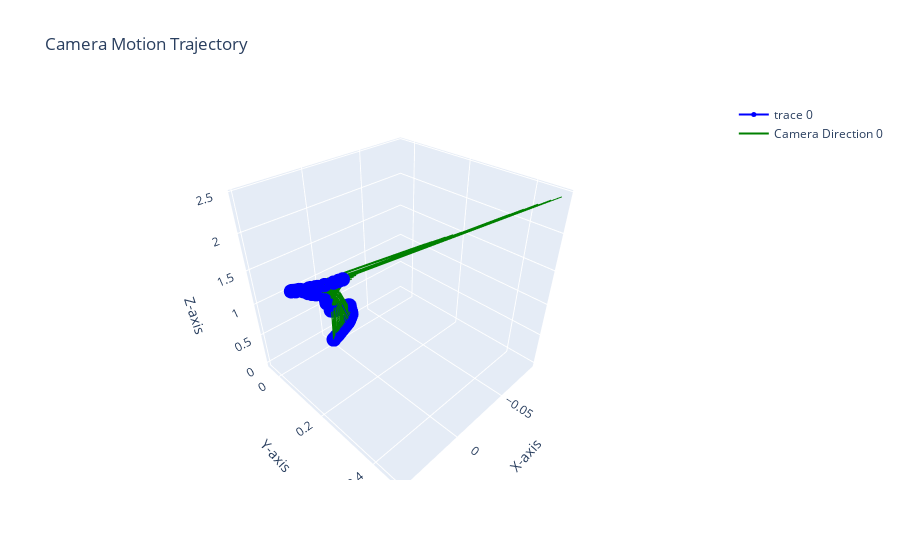

The code cell stored with this chart in its notebook:
### Code cell
K_ = np.array([[3000 ,   0.    , 960],
       [  0.    , 3000 , 540 ],
      [  0.    ,   0.    ,   1.]], dtype=np.float32) # Матрица камеры
sift = cv2.SIFT_create()
bf = cv2.BFMatcher()
trajectory = [[0, 0, 0]]
T_global = np.eye(4)
poses = []
frame_counter = 0

for i in tqdm(range(len(image_files) - 1)):
   try:
         img1 = cv2.cvtColor(cv2.imread(image_files[i]), cv2.COLOR_BGR2RGB)
         img2 = cv2.cvtColor(cv2.imread(image_files[i + 1]), cv2.COLOR_BGR2RGB)
 
         kp1, kp2, good_matches = points_matching_function(img1, img2, model)

         depth_map1 = estimate_depth(img1)
      
         # Обработка текущего кадра
         depth_map2 = estimate_depth(img2)
   
         # Восстановление движения камеры
         R, t = compute_camera_motion(kp1, kp2, good_matches, depth_map1, K_)
         poses.append((R, t))
      

         # Переход к следующему кадру
         depth_map1 = depth_map2
         kp1 = kp2
         #print(frame_counter)
   

         #trajectory = np.array(trajectory)
         
         
   except:
      raise Warning
   
trajectory,pose_cam = create_trajectory(poses)

plot_trajectory_3D(trajectory,pose_cam)

### Figure 1 — Plotly figure (JSON) as saved in the notebook; plotly's stock layout.template omitted (floating-point values rounded to 4 significant figures)
{"data": [{"line": {"color": "blue"}, "marker": {"color": "blue", "size": 5}, "mode": "lines+markers", "type": "scatter3d", "x": [0, 0.0001445, 0.000111, -0.0004042, -0.001572, -0.003433, -0.004727, -0.00548, -0.006341, -0.007546, -0.008867, -0.01028, -0.01162, -0.01321, -0.01508, -0.01749, -0.0191, -0.02, -0.0214, -0.02283, -0.02395, -0.02433, -0.02464, -0.02445, -0.02446, -0.0249, -0.02463, -0.02486, -0.02529, -0.0254, -0.02475, -0.02376, -0.02275, -0.02157, -0.02073, -0.01949, -0.01842, -0.01756, -0.0159, -0.01469, -0.01296, -0.01183, -0.01043, -0.009698, -0.008316, -0.007601, -0.006701, -0.006776, -0.007147, -0.007374, -0.007527, -0.007399, -0.007699, -0.007488, -0.006772, -0.00611, -0.005606, -0.005047, -0.004367, -0.003719, -0.00408, -0.004225, -0.00385, -0.003596, -0.003602, -0.003487, -0.003191, -0.002951, -0.002695, -0.00234, -0.002133, -0.00192, -0.001366, -0.0009002, -0.0003109, 0.0003052, 0.0008035, 0.001455, 0.00348, 0.004491, 0.006337, 0.007594, 0.007882, 0.01041, 0.01257, 0.01457, 0.0164, 0.01768, 0.0196, 0.02082, 0.02379, 0.02499, 0.02672, 0.0285, 0.02985, 0.03042, 0.0344, 0.03857, 0.04067, 0.0419, 0.04452, 0.04525, 0.04593, 0.04689, 0.04749, 0.04788, 0.0447, 0.04501, 0.04422, 0.04444, 0.04259, 0.03998, 0.0393, 0.03838], "y": [0, -0.0001573, -0.0004412, -0.0007992, -0.001307, -0.00227, -0.002793, -0.003299, -0.004038, -0.004916, -0.00601, -0.007154, -0.008098, -0.009305, -0.01063, -0.0125, -0.01432, -0.01589, -0.01824, -0.02068, -0.0226, -0.02437, -0.0265, -0.028, -0.0292, -0.03121, -0.03223, -0.03365, -0.03483, -0.03586, -0.03655, -0.03671, -0.03683, -0.03692, -0.03743, -0.03738, -0.03735, -0.03735, -0.03688, -0.03676, -0.03627, -0.03626, -0.03588, -0.03606, -0.0361, -0.03637, -0.03624, -0.03701, -0.03796, -0.03879, -0.03957, -0.04005, -0.04086, -0.04114, -0.04086, -0.04035, -0.03999, -0.03945, -0.0387, -0.0381, -0.03863, -0.03886, -0.03847, -0.03813, -0.03804, -0.038, -0.03782, -0.03741, -0.03702, -0.03667, -0.03625, -0.03633, -0.03568, -0.03497, -0.03402, -0.03291, -0.03211, -0.03085, -0.02805, -0.02666, -0.02366, -0.02175, -0.02037, -0.01655, -0.01331, -0.0108, -0.007943, -0.002841, 0.003503, 0.009187, 0.01453, 0.01831, 0.02363, 0.0286, 0.03338, 0.03688, 0.04866, 0.06136, 0.07101, 0.0798, 0.09633, 0.1051, 0.1135, 0.1249, 0.1342, 0.1436, 0.1773, 0.1848, 0.2019, 0.2109, 0.2281, 0.2475, 0.2617, 0.2715], "z": [0, 0.001118, 0.003872, 0.008017, 0.01345, 0.02273, 0.02852, 0.0322, 0.03737, 0.04368, 0.05124, 0.059, 0.06599, 0.07491, 0.08466, 0.09816, 0.1105, 0.1208, 0.1358, 0.1537, 0.1691, 0.1833, 0.2002, 0.2138, 0.225, 0.2426, 0.2534, 0.2672, 0.2782, 0.2875, 0.2937, 0.2971, 0.301, 0.306, 0.313, 0.3174, 0.3225, 0.3275, 0.3291, 0.3333, 0.3366, 0.3424, 0.3452, 0.3521, 0.3609, 0.3709, 0.3786, 0.3901, 0.4029, 0.4155, 0.4294, 0.4428, 0.4592, 0.4723, 0.4835, 0.4919, 0.503, 0.5143, 0.5233, 0.5338, 0.5481, 0.5625, 0.5722, 0.5807, 0.5934, 0.6092, 0.6272, 0.6356, 0.6502, 0.6667, 0.6775, 0.6937, 0.7045, 0.7127, 0.723, 0.7327, 0.7451, 0.7535, 0.7867, 0.7991, 0.8241, 0.8393, 0.8399, 0.879, 0.9077, 0.9433, 0.9684, 1.004, 1.043, 1.074, 1.12, 1.151, 1.182, 1.213, 1.235, 1.244, 1.295, 1.366, 1.406, 1.439, 1.499, 1.529, 1.557, 1.593, 1.622, 1.652, 1.728, 1.754, 1.799, 1.825, 1.871, 1.923, 1.97, 2.001]}, {"line": {"color": "green", "width": 2}, "mode": "lines", "name": "Camera Direction 0", "showlegend": true, "type": "scatter3d", "x": [0, 0], "y": [0, 0], "z": [0, 0]}, {"line": {"color": "green", "width": 2}, "mode": "lines", "showlegend": false, "type": "scatter3d", "x": [0.0001445, -0.0008378], "y": [-0.0001573, 4.816e-05], "z": [0.001118, 0.5011]}, {"line": {"color": "green", "width": 2}, "mode": "lines", "showlegend": false, "type": "scatter3d", "x": [0.000111, -0.002335], "y": [-0.0004412, 0.0001252], "z": [0.003872, 0.5039]}, {"line": {"color": "green", "width": 2}, "mode": "lines", "showlegend": false, "type": "scatter3d", "x": [-0.0004042, -0.00384], "y": [-0.0007992, -0.0002684], "z": [0.008017, 0.508]}, {"line": {"color": "green", "width": 2}, "mode": "lines", "showlegend": false, "type": "scatter3d", "x": [-0.001572, -0.004099], "y": [-0.001307, -0.001113], "z": [0.01345, 0.5134]}, {"line": {"color": "green", "width": 2}, "mode": "lines", "showlegend": false, "type": "scatter3d", "x": [-0.003433, -0.00403], "y": [-0.00227, -0.00304], "z": [0.02273, 0.5227]}, {"line": {"color": "green", "width": 2}, "mode": "lines", "showlegend": false, "type": "scatter3d", "x": [-0.004727, -0.004846], "y": [-0.002793, -0.003953], "z": [0.02852, 0.5285]}, {"line": {"color": "green", "width": 2}, "mode": "lines", "showlegend": false, "type": "scatter3d", "x": [-0.00548, -0.006373], "y": [-0.003299, -0.003759], "z": [0.0322, 0.5322]}, {"line": {"color": "green", "width": 2}, "mode": "lines", "showlegend": false, "type": "scatter3d", "x": [-0.006341, -0.007747], "y": [-0.004038, -0.003903], "z": [0.03737, 0.5374]}, {"line": {"color": "green", "width": 2}, "mode": "lines", "showlegend": false, "type": "scatter3d", "x": [-0.007546, -0.008933], "y": [-0.004916, -0.004083], "z": [0.04368, 0.5437]}, {"line": {"color": "green", "width": 2}, "mode": "lines", "showlegend": false, "type": "scatter3d", "x": [-0.008867, -0.01022], "y": [-0.00601, -0.004502], "z": [0.05124, 0.5512]}, {"line": {"color": "green", "width": 2}, "mode": "lines", "showlegend": false, "type": "scatter3d", "x": [-0.01028, -0.01113], "y": [-0.007154, -0.004865], "z": [0.059, 0.559]}, {"line": {"color": "green", "width": 2}, "mode": "lines", "showlegend": false, "type": "scatter3d", "x": [-0.01162, -0.01131], "y": [-0.008098, -0.004959], "z": [0.06599, 0.566]}, {"line": {"color": "green", "width": 2}, "mode": "lines", "showlegend": false, "type": "scatter3d", "x": [-0.01321, -0.01096], "y": [-0.009305, -0.005374], "z": [0.07491, 0.5749]}, {"line": {"color": "green", "width": 2}, "mode": "lines", "showlegend": false, "type": "scatter3d", "x": [-0.01508, -0.01008], "y": [-0.01063, -0.005624], "z": [0.08466, 0.5846]}, {"line": {"color": "green", "width": 2}, "mode": "lines", "showlegend": false, "type": "scatter3d", "x": [-0.01749, -0.00921], "y": [-0.0125, -0.006424], "z": [0.09816, 0.5981]}, {"line": {"color": "green", "width": 2}, "mode": "lines", "showlegend": false, "type": "scatter3d", "x": [-0.0191, -0.008947], "y": [-0.01432, -0.00693], "z": [0.1105, 0.6104]}, {"line": {"color": "green", "width": 2}, "mode": "lines", "showlegend": false, "type": "scatter3d", "x": [-0.02, -0.009472], "y": [-0.01589, -0.00655], "z": [0.1208, 0.6206]}, {"line": {"color": "green", "width": 2}, "mode": "lines", "showlegend": false, "type": "scatter3d", "x": [-0.0214, -0.0108], "y": [-0.01824, -0.006161], "z": [0.1358, 0.6355]}, {"line": {"color": "green", "width": 2}, "mode": "lines", "showlegend": false, "type": "scatter3d", "x": [-0.02283, -0.01046], "y": [-0.02068, -0.006351], "z": [0.1537, 0.6533]}, {"line": {"color": "green", "width": 2}, "mode": "lines", "showlegend": false, "type": "scatter3d", "x": [-0.02395, -0.009534], "y": [-0.0226, -0.00613], "z": [0.1691, 0.6687]}, {"line": {"color": "green", "width": 2}, "mode": "lines", "showlegend": false, "type": "scatter3d", "x": [-0.02433, -0.009393], "y": [-0.02437, -0.006299], "z": [0.1833, 0.6827]}, {"line": {"color": "green", "width": 2}, "mode": "lines", "showlegend": false, "type": "scatter3d", "x": [-0.02464, -0.0104], "y": [-0.0265, -0.006465], "z": [0.2002, 0.6996]}, {"line": {"color": "green", "width": 2}, "mode": "lines", "showlegend": false, "type": "scatter3d", "x": [-0.02445, -0.01133], "y": [-0.028, -0.006441], "z": [0.2138, 0.7132]}, {"line": {"color": "green", "width": 2}, "mode": "lines", "showlegend": false, "type": "scatter3d", "x": [-0.02446, -0.01135], "y": [-0.0292, -0.006106], "z": [0.225, 0.7243]}, {"line": {"color": "green", "width": 2}, "mode": "lines", "showlegend": false, "type": "scatter3d", "x": [-0.0249, -0.01137], "y": [-0.03121, -0.006252], "z": [0.2426, 0.7418]}, {"line": {"color": "green", "width": 2}, "mode": "lines", "showlegend": false, "type": "scatter3d", "x": [-0.02463, -0.01003], "y": [-0.03223, -0.005471], "z": [0.2534, 0.7525]}, {"line": {"color": "green", "width": 2}, "mode": "lines", "showlegend": false, "type": "scatter3d", "x": [-0.02486, -0.008762], "y": [-0.03365, -0.004934], "z": [0.2672, 0.7661]}, {"line": {"color": "green", "width": 2}, "mode": "lines", "showlegend": false, "type": "scatter3d", "x": [-0.02529, -0.007082], "y": [-0.03483, -0.00386], "z": [0.2782, 0.7769]}, {"line": {"color": "green", "width": 2}, "mode": "lines", "showlegend": false, "type": "scatter3d", "x": [-0.0254, -0.005174], "y": [-0.03586, -0.002413], "z": [0.2875, 0.786]}, {"line": {"color": "green", "width": 2}, "mode": "lines", "showlegend": false, "type": "scatter3d", "x": [-0.02475, -0.004833], "y": [-0.03655, -0.001135], "z": [0.2937, 0.792]}, {"line": {"color": "green", "width": 2}, "mode": "lines", "showlegend": false, "type": "scatter3d", "x": [-0.02376, -0.005497], "y": [-0.03671, -0.0001952], "z": [0.2971, 0.7954]}, {"line": {"color": "green", "width": 2}, "mode": "lines", "showlegend": false, "type": "scatter3d", "x": [-0.02275, -0.005671], "y": [-0.03683, 0.0008595], "z": [0.301, 0.7993]}, {"line": {"color": "green", "width": 2}, "mode": "lines", "showlegend": false, "type": "scatter3d", "x": [-0.02157, -0.005008], "y": [-0.03692, 0.002289], "z": [0.306, 0.8042]}, {"line": {"color": "green", "width": 2}, "mode": "lines", "showlegend": false, "type": "scatter3d", "x": [-0.02073, -0.00478], "y": [-0.03743, 0.003466], "z": [0.313, 0.811]}, {"line": {"color": "green", "width": 2}, "mode": "lines", "showlegend": false, "type": "scatter3d", "x": [-0.01949, -0.003699], "y": [-0.03738, 0.004671], "z": [0.3174, 0.8154]}, {"line": {"color": "green", "width": 2}, "mode": "lines", "showlegend": false, "type": "scatter3d", "x": [-0.01842, -0.002954], "y": [-0.03735, 0.006173], "z": [0.3225, 0.8204]}, {"line": {"color": "green", "width": 2}, "mode": "lines", "showlegend": false, "type": "scatter3d", "x": [-0.01756, -0.002687], "y": [-0.03735, 0.007732], "z": [0.3275, 0.8252]}, {"line": {"color": "green", "width": 2}, "mode": "lines", "showlegend": false, "type": "scatter3d", "x": [-0.0159, -0.002723], "y": [-0.03688, 0.00929], "z": [0.3291, 0.8268]}, {"line": {"color": "green", "width": 2}, "mode": "lines", "showlegend": false, "type": "scatter3d", "x": [-0.01469, -0.002843], "y": [-0.03676, 0.01013], "z": [0.3333, 0.831]}, {"line": {"color": "green", "width": 2}, "mode": "lines", "showlegend": false, "type": "scatter3d", "x": [-0.01296, -0.0026], "y": [-0.03627, 0.01136], "z": [0.3366, 0.8343]}, {"line": {"color": "green", "width": 2}, "mode": "lines", "showlegend": false, "type": "scatter3d", "x": [-0.01183, -0.002929], "y": [-0.03626, 0.01244], "z": [0.3424, 0.8399]}, {"line": {"color": "green", "width": 2}, "mode": "lines", "showlegend": false, "type": "scatter3d", "x": [-0.01043, -0.003047], "y": [-0.03588, 0.01392], "z": [0.3452, 0.8427]}, {"line": {"color": "green", "width": 2}, "mode": "lines", "showlegend": false, "type": "scatter3d", "x": [-0.009698, -0.003682], "y": [-0.03606, 0.01518], "z": [0.3521, 0.8494]}, {"line": {"color": "green", "width": 2}, "mode": "lines", "showlegend": false, "type": "scatter3d", "x": [-0.008316, -0.003553], "y": [-0.0361, 0.01605], "z": [0.3609, 0.8581]}, {"line": {"color": "green", "width": 2}, "mode": "lines", "showlegend": false, "type": "scatter3d", "x": [-0.007601, -0.003547], "y": [-0.03637, 0.01696], "z": [0.3709, 0.868]}, {"line": {"color": "green", "width": 2}, "mode": "lines", "showlegend": false, "type": "scatter3d", "x": [-0.006701, -0.003283], "y": [-0.03624, 0.01819], "z": [0.3786, 0.8756]}, {"line": {"color": "green", "width": 2}, "mode": "lines", "showlegend": false, "type": "scatter3d", "x": [-0.006776, -0.00394], "y": [-0.03701, 0.0194], "z": [0.3901, 0.8869]}, {"line": {"color": "green", "width": 2}, "mode": "lines", "showlegend": false, "type": "scatter3d", "x": [-0.007147, -0.005164], "y": [-0.03796, 0.02085], "z": [0.4029, 0.8994]}, {"line": {"color": "green", "width": 2}, "mode": "lines", "showlegend": false, "type": "scatter3d", "x": [-0.007374, -0.005875], "y": [-0.03879, 0.02239], "z": [0.4155, 0.9118]}, {"line": {"color": "green", "width": 2}, "mode": "lines", "showlegend": false, "type": "scatter3d", "x": [-0.007527, -0.006586], "y": [-0.03957, 0.02359], "z": [0.4294, 0.9254]}, {"line": {"color": "green", "width": 2}, "mode": "lines", "showlegend": false, "type": "scatter3d", "x": [-0.007399, -0.0068], "y": [-0.04005, 0.02495], "z": [0.4428, 0.9386]}, {"line": {"color": "green", "width": 2}, "mode": "lines", "showlegend": false, "type": "scatter3d", "x": [-0.007699, -0.008072], "y": [-0.04086, 0.02662], "z": [0.4592, 0.9546]}, {"line": {"color": "green", "width": 2}, "mode": "lines", "showlegend": false, "type": "scatter3d", "x": [-0.007488, -0.008338], "y": [-0.04114, 0.02829], "z": [0.4723, 0.9675]}, {"line": {"color": "green", "width": 2}, "mode": "lines", "showlegend": false, "type": "scatter3d", "x": [-0.006772, -0.00831], "y": [-0.04086, 0.03009], "z": [0.4835, 0.9785]}, {"line": {"color": "green", "width": 2}, "mode": "lines", "showlegend": false, "type": "scatter3d", "x": [-0.00611, -0.008395], "y": [-0.04035, 0.03198], "z": [0.4919, 0.9867]}, {"line": {"color": "green", "width": 2}, "mode": "lines", "showlegend": false, "type": "scatter3d", "x": [-0.005606, -0.008555], "y": [-0.03999, 0.03333], "z": [0.503, 0.9976]}, {"line": {"color": "green", "width": 2}, "mode": "lines", "showlegend": false, "type": "scatter3d", "x": [-0.005047, -0.008388], "y": [-0.03945, 0.03475], "z": [0.5143, 1.009]}, {"line": {"color": "green", "width": 2}, "mode": "lines", "showlegend": false, "type": "scatter3d", "x": [-0.004367, -0.008031], "y": [-0.0387, 0.03651], "z": [0.5233, 1.018]}, {"line": {"color": "green", "width": 2}, "mode": "lines", "showlegend": false, "type": "scatter3d", "x": [-0.003719, -0.007619], "y": [-0.0381, 0.03798], "z": [0.5338, 1.028]}, {"line": {"color": "green", "width": 2}, "mode": "lines", "showlegend": false, "type": "scatter3d", "x": [-0.00408, -0.009778], "y": [-0.03863, 0.04028], "z": [0.5481, 1.042]}, {"line": {"color": "green", "width": 2}, "mode": "lines", "showlegend": false, "type": "scatter3d", "x": [-0.004225, -0.01025], "y": [-0.03886, 0.04223], "z": [0.5625, 1.056]}, {"line": {"color": "green", "width": 2}, "mode": "lines", "showlegend": false, "type": "scatter3d", "x": [-0.00385, -0.009811], "y": [-0.03847, 0.04445], "z": [0.5722, 1.065]}, {"line": {"color": "green", "width": 2}, "mode": "lines", "showlegend": false, "type": "scatter3d", "x": [-0.003596, -0.008807], "y": [-0.03813, 0.04671], "z": [0.5807, 1.073]}, {"line": {"color": "green", "width": 2}, "mode": "lines", "showlegend": false, "type": "scatter3d", "x": [-0.003602, -0.008219], "y": [-0.03804, 0.04893], "z": [0.5934, 1.086]}, {"line": {"color": "green", "width": 2}, "mode": "lines", "showlegend": false, "type": "scatter3d", "x": [-0.003487, -0.006881], "y": [-0.038, 0.05097], "z": [0.6092, 1.101]}, {"line": {"color": "green", "width": 2}, "mode": "lines", "showlegend": false, "type": "scatter3d", "x": [-0.003191, -0.005973], "y": [-0.03782, 0.05346], "z": [0.6272, 1.119]}, {"line": {"color": "green", "width": 2}, "mode": "lines", "showlegend": false, "type": "scatter3d", "x": [-0.002951, -0.004907], "y": [-0.03741, 0.05668], "z": [0.6356, 1.127]}, {"line": {"color": "green", "width": 2}, "mode": "lines", "showlegend": false, "type": "scatter3d", "x": [-0.002695, -0.003857], "y": [-0.03702, 0.05946], "z": [0.6502, 1.141]}, {"line": {"color": "green", "width": 2}, "mode": "lines", "showlegend": false, "type": "scatter3d", "x": [-0.00234, -0.002917], "y": [-0.03667, 0.06223], "z": [0.6667, 1.157]}, {"line": {"color": "green", "width": 2}, "mode": "lines", "showlegend": false, "type": "scatter3d", "x": [-0.002133, -0.002117], "y": [-0.03625, 0.06555], "z": [0.6775, 1.167]}, {"line": {"color": "green", "width": 2}, "mode": "lines", "showlegend": false, "type": "scatter3d", "x": [-0.00192, -0.003443], "y": [-0.03633, 0.07025], "z": [0.6937, 1.182]}, {"line": {"color": "green", "width": 2}, "mode": "lines", "showlegend": false, "type": "scatter3d", "x": [-0.001366, -0.001917], "y": [-0.03568, 0.07446], "z": [0.7045, 1.192]}, {"line": {"color": "green", "width": 2}, "mode": "lines", "showlegend": false, "type": "scatter3d", "x": [-0.0009002, -0.0004033], "y": [-0.03497, 0.07875], "z": [0.7127, 1.2]}, {"line": {"color": "green", "width": 2}, "mode": "lines", "showlegend": false, "type": "scatter3d", "x": [-0.0003109, 0.0007602], "y": [-0.03402, 0.08294], "z": [0.723, 1.209]}, {"line": {"color": "green", "width": 2}, "mode": "lines", "showlegend": false, "type": "scatter3d", "x": [0.0003052, 0.002775], "y": [-0.03291, 0.08694], "z": [0.7327, 1.218]}, {"line": {"color": "green", "width": 2}, "mode": "lines", "showlegend": false, "type": "scatter3d", "x": [0.0008035, 0.004842], "y": [-0.03211, 0.09178], "z": [0.7451, 1.229]}, {"line": {"color": "green", "width": 2}, "mode": "lines", "showlegend": false, "type": "scatter3d", "x": [0.001455, 0.00535], "y": [-0.03085, 0.09677], "z": [0.7535, 1.237]}, {"line": {"color": "green", "width": 2}, "mode": "lines", "showlegend": false, "type": "scatter3d", "x": [0.00348, 0.00535], "y": [-0.02805, 0.1022], "z": [0.7867, 1.269]}, {"line": {"color": "green", "width": 2}, "mode": "lines", "showlegend": false, "type": "scatter3d", "x": [0.004491, 0.004575], "y": [-0.02666, 0.107], "z": [0.7991, 1.281]}, {"line": {"color": "green", "width": 2}, "mode": "lines", "showlegend": false, "type": "scatter3d", "x": [0.006337, 0.005261], "y": [-0.02366, 0.1116], "z": [0.8241, 1.305]}, {"line": {"color": "green", "width": 2}, "mode": "lines", "showlegend": false, "type": "scatter3d", "x": [0.007594, 0.003976], "y": [-0.02175, 0.1166], "z": [0.8393, 1.32]}, {"line": {"color": "green", "width": 2}, "mode": "lines", "showlegend": false, "type": "scatter3d", "x": [0.007882, 0.003984], "y": [-0.02037, 0.1209], "z": [0.8399, 1.32]}, {"line": {"color": "green", "width": 2}, "mode": "lines", "showlegend": false, "type": "scatter3d", "x": [0.01041, 0.004484], "y": [-0.01655, 0.126], "z": [0.879, 1.358]}, {"line": {"color": "green", "width": 2}, "mode": "lines", "showlegend": false, "type": "scatter3d", "x": [0.01257, 0.003579], "y": [-0.01331, 0.1306], "z": [0.9077, 1.386]}, {"line": {"color": "green", "width": 2}, "mode": "lines", "showlegend": false, "type": "scatter3d", "x": [0.01457, 0.002916], "y": [-0.0108, 0.1352], "z": [0.9433, 1.421]}, {"line": {"color": "green", "width": 2}, "mode": "lines", "showlegend": false, "type": "scatter3d", "x": [0.0164, 0.001661], "y": [-0.007943, 0.1399], "z": [0.9684, 1.446]}, {"line": {"color": "green", "width": 2}, "mode": "lines", "showlegend": false, "type": "scatter3d", "x": [0.01768, 0.001585], "y": [-0.002841, 0.1461], "z": [1.004, 1.481]}, {"line": {"color": "green", "width": 2}, "mode": "lines", "showlegend": false, "type": "scatter3d", "x": [0.0196, 0.0006118], "y": [0.003503, 0.1533], "z": [1.043, 1.52]}, {"line": {"color": "green", "width": 2}, "mode": "lines", "showlegend": false, "type": "scatter3d", "x": [0.02082, 0.0007037], "y": [0.009187, 0.1612], "z": [1.074, 1.55]}, {"line": {"color": "green", "width": 2}, "mode": "lines", "showlegend": false, "type": "scatter3d", "x": [0.02379, -0.001715], "y": [0.01453, 0.1711], "z": [1.12, 1.595]}, {"line": {"color": "green", "width": 2}, "mode": "lines", "showlegend": false, "type": "scatter3d", "x": [0.02499, -0.001702], "y": [0.01831, 0.1811], "z": [1.151, 1.623]}, {"line": {"color": "green", "width": 2}, "mode": "lines", "showlegend": false, "type": "scatter3d", "x": [0.02672, -0.00132], "y": [0.02363, 0.192], "z": [1.182, 1.652]}, {"line": {"color": "green", "width": 2}, "mode": "lines", "showlegend": false, "type": "scatter3d", "x": [0.0285, -0.005289], "y": [0.0286, 0.201], "z": [1.213, 1.681]}, {"line": {"color": "green", "width": 2}, "mode": "lines", "showlegend": false, "type": "scatter3d", "x": [0.02985, -0.006936], "y": [0.03338, 0.2099], "z": [1.235, 1.701]}, {"line": {"color": "green", "width": 2}, "mode": "lines", "showlegend": false, "type": "scatter3d", "x": [0.03042, -0.00955], "y": [0.03688, 0.2163], "z": [1.244, 1.709]}, {"line": {"color": "green", "width": 2}, "mode": "lines", "showlegend": false, "type": "scatter3d", "x": [0.0344, -0.01226], "y": [0.04866, 0.2288], "z": [1.295, 1.759]}, {"line": {"color": "green", "width": 2}, "mode": "lines", "showlegend": false, "type": "scatter3d", "x": [0.03857, -0.01573], "y": [0.06136, 0.2431], "z": [1.366, 1.829]}, {"line": {"color": "green", "width": 2}, "mode": "lines", "showlegend": false, "type": "scatter3d", "x": [0.04067, -0.01917], "y": [0.07101, 0.2545], "z": [1.406, 1.867]}, {"line": {"color": "green", "width": 2}, "mode": "lines", "showlegend": false, "type": "scatter3d", "x": [0.0419, -0.02145], "y": [0.0798, 0.2653], "z": [1.439, 1.899]}, {"line": {"color": "green", "width": 2}, "mode": "lines", "showlegend": false, "type": "scatter3d", "x": [0.04452, -0.0241], "y": [0.09633, 0.2816], "z": [1.499, 1.959]}, {"line": {"color": "green", "width": 2}, "mode": "lines", "showlegend": false, "type": "scatter3d", "x": [0.04525, -0.02663], "y": [0.1051, 0.2925], "z": [1.529, 1.987]}, {"line": {"color": "green", "width": 2}, "mode": "lines", "showlegend": false, "type": "scatter3d", "x": [0.04593, -0.02918], "y": [0.1135, 0.3032], "z": [1.557, 2.014]}, {"line": {"color": "green", "width": 2}, "mode": "lines", "showlegend": false, "type": "scatter3d", "x": [0.04689, -0.032], "y": [0.1249, 0.3158], "z": [1.593, 2.048]}, {"line": {"color": "green", "width": 2}, "mode": "lines", "showlegend": false, "type": "scatter3d", "x": [0.04749, -0.03527], "y": [0.1342, 0.3273], "z": [1.622, 2.076]}, {"line": {"color": "green", "width": 2}, "mode": "lines", "showlegend": false, "type": "scatter3d", "x": [0.04788, -0.03914], "y": [0.1436, 0.3401], "z": [1.652, 2.103]}, {"line": {"color": "green", "width": 2}, "mode": "lines", "showlegend": false, "type": "scatter3d", "x": [0.0447, -0.04423], "y": [0.1773, 0.3674], "z": [1.728, 2.182]}, {"line": {"color": "green", "width": 2}, "mode": "lines", "showlegend": false, "type": "scatter3d", "x": [0.04501, -0.04916], "y": [0.1848, 0.3788], "z": [1.754, 2.205]}, {"line": {"color": "green", "width": 2}, "mode": "lines", "showlegend": false, "type": "scatter3d", "x": [0.04422, -0.05524], "y": [0.2019, 0.395], "z": [1.799, 2.249]}, {"line": {"color": "green", "width": 2}, "mode": "lines", "showlegend": false, "type": "scatter3d", "x": [0.04444, -0.06313], "y": [0.2109, 0.4039], "z": [1.825, 2.273]}, {"line": {"color": "green", "width": 2}, "mode": "lines", "showlegend": false, "type": "scatter3d", "x": [0.04259, -0.06981], "y": [0.2281, 0.4217], "z": [1.871, 2.318]}, {"line": {"color": "green", "width": 2}, "mode": "lines", "showlegend": false, "type": "scatter3d", "x": [0.03998, -0.07666], "y": [0.2475, 0.4414], "z": [1.923, 2.369]}, {"line": {"color": "green", "width": 2}, "mode": "lines", "showlegend": false, "type": "scatter3d", "x": [0.0393, -0.0821], "y": [0.2617, 0.4603], "z": [1.97, 2.412]}, {"line": {"color": "green", "width": 2}, "mode": "lines", "showlegend": false, "type": "scatter3d", "x": [0.03838, -0.08725], "y": [0.2715, 0.4744], "z": [2.001, 2.44]}], "layout": {"scene": {"xaxis": {"title": {"text": "X-axis"}}, "yaxis": {"title": {"text": "Y-axis"}}, "zaxis": {"title": {"text": "Z-axis"}}}, "showlegend": true, "title": {"text": "Camera Motion Trajectory"}}}
